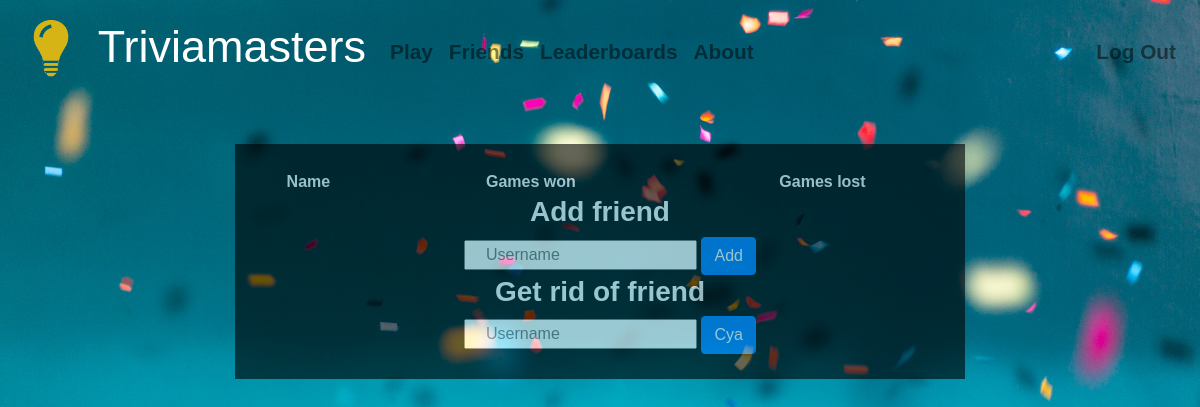
/friends (signed in), run on an earlier commit of the app's database.
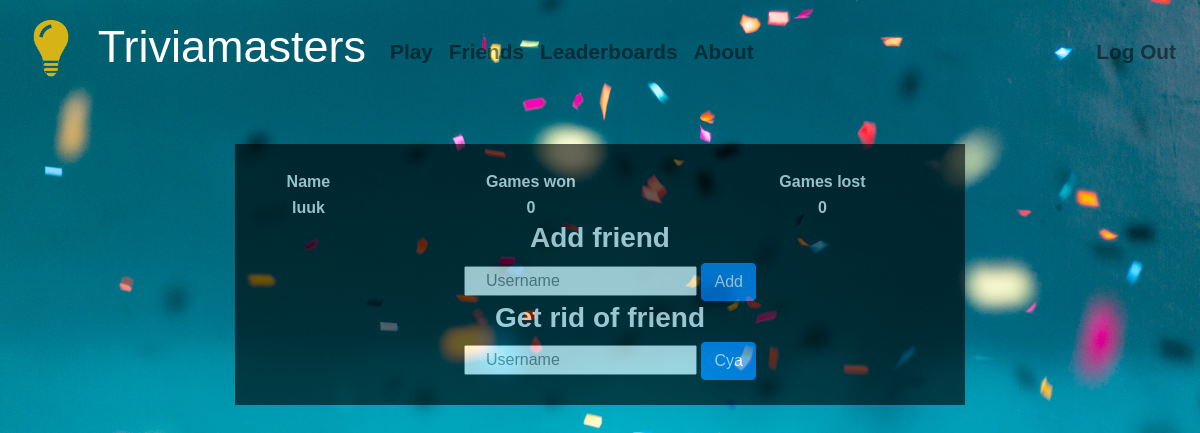
And on a later commit of the database.
### tables this page shows
CREATE TABLE 'friends' ('username' , 'friend' , 'games' , 'lose' , 'won' integer);

### application.py (the view)
@app.route("/friends", methods=["GET", "POST"])
def findfriends():
    if request.method == "GET":
        username = db.execute("SELECT username FROM users WHERE id = :id", id = session["user_id"])
        for i in username:
            for name in i:
                username = i[name]
        portfolio_contents = db.execute("SELECT * FROM friends WHERE username = :username", username = username)
        portfolio_contents = portfolio_contents + db.execute("SELECT * FROM friends WHERE friend = :friend", friend = username)
        return render_template("friends.html", portfolio_contents = portfolio_contents)
    else:
        return render_template("friends.html")

### application.py (called while the page is built)
@app.after_request
def after_request(response):
    response.headers["Cache-Control"] = "no-cache, no-store, must-revalidate"
    response.headers["Expires"] = 0
    response.headers["Pragma"] = "no-cache"
    return response

### templates/friends.html (shortened to what this page needs)
{% extends "layout.html" %}
{% block main %}
    <field>
        <table style="width:100%" action="/friends" method="get">
          <tr>
            <th>Name</th>
            <th>Games won</th>
            <th>Games lost</th>
          </tr>
            {% for info in portfolio_contents %}
              <tr>
                <td>{{ info.friend }}</td>
                <td>{{ info.won }}</td>
                <td>{{ info.lose }}</td>
              </tr>
            {% endfor %}
        </table>
        <h3>Add friend</h3>
        <form action="/addfriend" method="post">
            <div class="form-start">
                <input autocomplete="off" autofocus class="form-start" name="addusername" placeholder="Username" type="text">
            </div>
            <button class="btn btn-primary" class= "form-start" name="addfriend" type="submit">Add</button>
        </form>
        <h3>Get rid of friend</h3>
        <form action="/delfriend" method="post">
            <div class="form-start">
                <input autocomplete="off" autofocus class="form-start" name="delusername" placeholder="Username" type="text">
            </div>
            <button class="btn btn-primary" class= "form-start" name="delfriend" type="submit">Cya</button>
        </form>
    </field>
{% endblock %}

### templates/layout.html (shortened to what this page needs)
<!DOCTYPE html>
<html lang="en">
    <head>
        <link href="https://maxcdn.bootstrapcdn.com/bootstrap/4.1.3/css/bootstrap.min.css" rel="stylesheet">
        <link href="/static/styles.css" rel="stylesheet">
    </head>
    <body>
        <nav class="navbar navbar-expand-md navbar-light">
            <a class="navbar-brand" href="/">
                 <img src="/static/bulb.png" width="70" height="70" class="d-inline-block align-top" alt="">
                    Triviamasters
            </a>
            <div class="collapse navbar-collapse" id="navbar">
                {% if session.user_id %}
                    <ul class="navbar-nav mr-auto mt-2">
                        <li class="nav-item"><a class="nav-link" href="/play">Play</a></li>
                        <li class="nav-item"><a class="nav-link" href="/friends">Friends</a></li>
                        <li class="nav-item"><a class="nav-link" href="/leaderboards">Leaderboards</a></li>
                        <li class="nav-item"><a class="nav-link" href="/history">About</a></li>
                    </ul>
                    <ul class="navbar-nav ml-auto mt-2">
                        <li class="nav-item"><a class="nav-link" href="/logout">Log Out</a></li>
                    </ul>
                {% else %}
                    <ul class="navbar-nav ml-auto mt-2">
                        <li class="nav-item"><a class="nav-link" href="/register">Register</a></li>
                        <li class="nav-item"><a class="nav-link" href="/login">Log In</a></li>
                    </ul>
                {% endif %}
            </div>
        </nav>
        <main class="container p-5">
            {% block main %}{% endblock %}
        </main>
    </body>
</html>

### static/styles.css (style rules this page uses)
.form-start { display: inline-block; padding-left: 20px; margin-left: 180px; margin-left: 0; font-family: "Arial"; }
h3 { font-weight: bold; }
field { text-align: center; display: inline-block; background-color: black; opacity: 0.6; padding: 25px 0px; width: 70%; }
nav { background-color: transparent; color: white; }
body { background-image: url("background.jpg"); background-size: 100%; background-color: #d3d3d3; font-family: "Arial"; color: white; font-weight: bolder; }
nav .navbar-brand { font-family:"Arial"; color: white !important; font-weight: normal; font-size: 45px; }
#navbar { font-size: 1.3em; font-weight: bolder; box-shadow: none; }
main { overflow-x: auto; text-align: center; }

What changed in the data, as far as the page shows it:
added friends: friend "luuk", won "0", lose "0"
